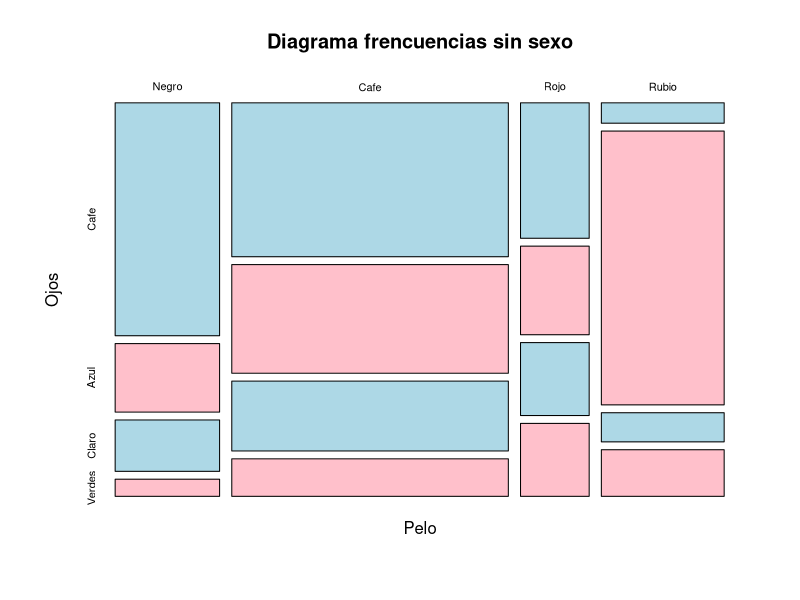
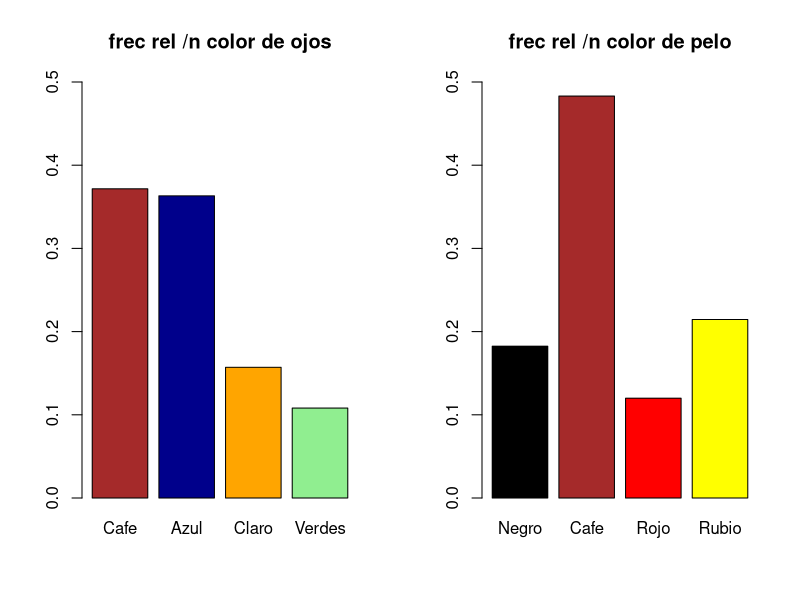
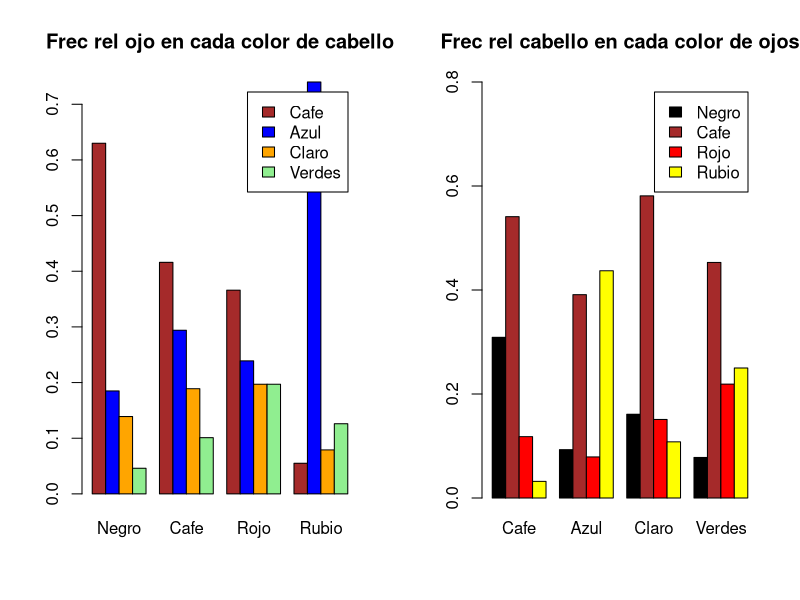

These figures' R source, in order:
## ---- chunk 1
hec = HairEyeColor

hec

hombres = hec[, , "Male"]
mujeres = hec[, , "Female"]

#vemos en values, que ambos son table, por ende

data = hombres + mujeres

data


# mas directo

data = hec[, , "Male"] + hec[, , "Female"]

data

## ---- chunk 2
dimnames(hec)$Hair = c("Negro" , "Cafe" , "Rojo" , "Rubio")

dimnames(hec)$Eye = c("Cafe" , "Azul" , "Claro" , "Verdes")
dimnames(hec)$Sex = c("Hombre" , "Mujer")

hec

str(dimnames(hec))
## ---- chunk 3
dimnames(hec) = list(
  Pelo = c("Negro" , "Cafe" , "Rojo" , "Rubio"),
  Ojos = c("Cafe" , "Azul" , "Claro" , "Verdes"),
  Sexo = c("Hombre" , "Mujer")
  
)
## ---- chunk 4
#recalculamos tabla con nuevas etiquetas

data = hec[, , "Hombre"] + hec[, , "Mujer"]

data



plot(data, col = c("lightblue", "pink"), main = "Diagrama frencuencias sin sexo")


## ---- chunk 5
sum(data)
## ---- chunk 6
rowSums(data) 
colSums(data) 

prop.table(rowSums(data))
prop.table(colSums(data))

## ---- chunk 7
apply(data, MARGIN = 1, FUN = sum) 
apply(data, MARGIN = 2, FUN = sum) 


f1 = prop.table(apply(data, MARGIN = 1, FUN = sum)) 
f2 = prop.table(apply(data, MARGIN = 2, FUN = sum)) 

f1
f2

#plicando round

round(prop.table(apply(data, MARGIN = 1, FUN = sum)) , 3)

## ---- chunk 8
par(mfrow = c(1, 2))

barplot(f2, col = c("brown" , "darkblue", "orange","lightgreen"), main = "frec rel /n color de ojos", ylim = c(0, 0.5))
barplot(f1, col = c("black" , "brown", "red","yellow"), main = "frec rel /n color de pelo", ylim = c(0, 0.5))



## ---- chunk 9
rel = round(prop.table(data),3) 
rel_pelo = round(prop.table(data, margin = 1),3) 
rel_ojos = round(prop.table(data, margin = 2),3) 

rel
rel_pelo
rel_ojos

## ---- chunk 10

# aqui hay que hacer transpuesta porque se considera que segunda varaible es marginal de la primera

barplot(t(rel_pelo), col =c("brown","blue","orange","lightgreen"), legend.text = T, main = "Frec rel ojo en cada color de cabello", beside = T)

barplot(rel_ojos, col =c("black" , "brown", "red","yellow"), legend.text = T, main = "Frec rel cabello en cada color de ojos", beside = T, ylim = c(0,0.8))


## ---- chunk 11
dimnames(hec)
dimnames(hec)[1]
dimnames(hec)$Pelo
dimnames(hec)[1]$Pelo[2]

# se puede recorrer elementos de una lista como en python

# notemos que unicamente el [1] señala el atributo

names <- dimnames(hec)[1]
for (x in names) {
	print (x)
}

## ---- chunk 12
# se observa que a las funciones si les entran "palabras", pero a los filtro no, entonces hay que hacerlo por posicion ver:  dimnames(x)[y]

hec

simplificar <- function(x,y){
  names <- dimnames(x)[y] 
  for (i in names) {
	hec_2 = x[, , "Hombre"] + x[, , "Mujer"]
	return(hec_2)
  } 
}

simplificar(hec, y = 3)


## ---- chunk 13
# sirve para sacar por ejemplo, numero levels tercera variable : length(hec[1,1,])

simplificar <- function(x,y){
  if (y==3){
      table = x[ , , 1]
      t = length(x[1,1,])
      for (i in 2:t){
        table = table + x[ , ,i]
      } 
      return(table)
  }
  
} 


simplificar(hec, y = 3)

## ---- chunk 14
# primero bsucamos posicion de ka variable llamada "Hair" o cualquier otra
a = which(names(dimnames(hec)) == "Pelo")
a

length(names(dimnames(hec)))

#recrdemos que si solo hacemos L[2] entonces vemos otra lista en caso de que el vector tenga nombre, pero si hacemos L[[2]] accedemos a el vector mismo, de forma que podemos ver el numero de elementos de la variable en cuestion

length(dimnames(hec)[[a]])


## ---- chunk 15


apply(hec, MARGIN = c(1,2), FUN = sum)

## ---- chunk 16
hec

apply(hec, MARGIN = 1, FUN = sum)

